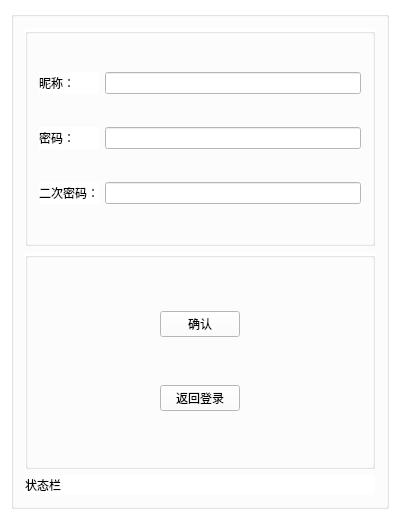
<?xml version="1.0" encoding="UTF-8"?>
<ui version="4.0">
 <class>RegisterClass</class>
 <widget class="QWidget" name="RegisterClass">
  <property name="geometry">
   <rect>
    <x>0</x>
    <y>0</y>
    <width>400</width>
    <height>520</height>
   </rect>
  </property>
  <property name="windowTitle">
   <string>注册</string>
  </property>
  <property name="windowIcon">
   <iconset resource="res.qrc">
    <normaloff>:/resource/regIcon.png</normaloff>:/resource/regIcon.png</iconset>
  </property>
  <property name="styleSheet">
   <string notr="true">background-color: rgb(255, 255, 255);</string>
  </property>
  <layout class="QGridLayout" name="gridLayout_3">
   <item row="0" column="0">
    <widget class="QGroupBox" name="groupBox">
     <property name="title">
      <string/>
     </property>
     <layout class="QVBoxLayout" name="verticalLayout">
      <item>
       <widget class="QGroupBox" name="groupBox_2">
        <property name="title">
         <string/>
        </property>
        <layout class="QGridLayout" name="gridLayout">
         <item row="0" column="0">
          <widget class="QLabel" name="label">
           <property name="text">
            <string>昵称：</string>
           </property>
          </widget>
         </item>
         <item row="0" column="1">
          <widget class="QLineEdit" name="username"/>
         </item>
         <item row="1" column="0">
          <widget class="QLabel" name="label_2">
           <property name="text">
            <string>密码：</string>
           </property>
          </widget>
         </item>
         <item row="1" column="1">
          <widget class="QLineEdit" name="password"/>
         </item>
         <item row="2" column="0">
          <widget class="QLabel" name="label_3">
           <property name="text">
            <string>二次密码：</string>
           </property>
          </widget>
         </item>
         <item row="2" column="1">
          <widget class="QLineEdit" name="password2"/>
         </item>
        </layout>
       </widget>
      </item>
      <item>
       <widget class="QGroupBox" name="groupBox_3">
        <property name="title">
         <string/>
        </property>
        <layout class="QGridLayout" name="gridLayout_2">
         <item row="0" column="0">
          <spacer name="horizontalSpacer">
           <property name="orientation">
            <enum>Qt::Horizontal</enum>
           </property>
           <property name="sizeHint" stdset="0">
            <size>
             <width>40</width>
             <height>20</height>
            </size>
           </property>
          </spacer>
         </item>
         <item row="0" column="1">
          <widget class="QPushButton" name="reg">
           <property name="text">
            <string>确认</string>
           </property>
          </widget>
         </item>
         <item row="0" column="2">
          <spacer name="horizontalSpacer_2">
           <property name="orientation">
            <enum>Qt::Horizontal</enum>
           </property>
           <property name="sizeHint" stdset="0">
            <size>
             <width>40</width>
             <height>20</height>
            </size>
           </property>
          </spacer>
         </item>
         <item row="1" column="0">
          <spacer name="horizontalSpacer_3">
           <property name="orientation">
            <enum>Qt::Horizontal</enum>
           </property>
           <property name="sizeHint" stdset="0">
            <size>
             <width>40</width>
             <height>20</height>
            </size>
           </property>
          </spacer>
         </item>
         <item row="1" column="1">
          <widget class="QPushButton" name="login">
           <property name="text">
            <string>返回登录</string>
           </property>
          </widget>
         </item>
         <item row="1" column="2">
          <spacer name="horizontalSpacer_4">
           <property name="orientation">
            <enum>Qt::Horizontal</enum>
           </property>
           <property name="sizeHint" stdset="0">
            <size>
             <width>110</width>
             <height>20</height>
            </size>
           </property>
          </spacer>
         </item>
        </layout>
       </widget>
      </item>
      <item>
       <widget class="QLabel" name="status">
        <property name="maximumSize">
         <size>
          <width>500</width>
          <height>20</height>
         </size>
        </property>
        <property name="text">
         <string>状态栏</string>
        </property>
       </widget>
      </item>
     </layout>
    </widget>
   </item>
  </layout>
 </widget>
 <layoutdefault spacing="6" margin="11"/>
 <resources>
  <include location="res.qrc"/>
 </resources>
 <connections/>
</ui>
